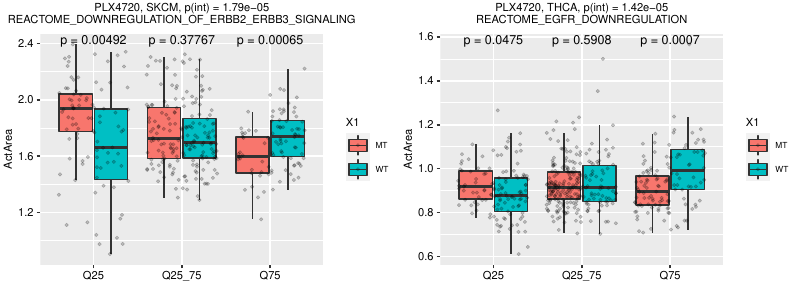

Recreate this plot in R.
setwd("/path/to/VAEN/Figure/Figure8")
library("ggpubr")
library("ggplot2")

######################################################################
load("../Figure7/MC3.RData")
######################################################################
drug.ccle = read.table(file="../../result.EN/dr.CCLE/VAEN_CCLE.MIX.pred_TCGA.txt", header=T, as.is=T, sep="\t")

colnames(drug.ccle)[3:ncol(drug.ccle)] -> drugs
cancer.types = unique(drug.ccle[,2])
sample.type = substr(drug.ccle[,1], 14, 15)
ss = gsub("\\.", "-", drug.ccle[,1])
drug.ccle[,1] = ss

cancer.drug.ccle = c()
for(ct in 1:length(cancer.types)){
	cancer = cancer.types[ct]
	
	type.code = "01"
	if(cancer == "LAML"){ type.code = "03" }
	if(cancer == "SKCM"){ type.code = "06" }
	
	blca.ccle = drug.ccle[which(drug.ccle[,2] == cancer & sample.type == type.code), ]
	cancer.drug.ccle = rbind(cancer.drug.ccle, blca.ccle)
}
drug.ccle = cancer.drug.ccle

###################################################################### ssGSEA, SKCM

PLX4720.pp.list = list()

	cancer = "SKCM"
	mut.list = cancer.mutation.list[[ cancer ]]
	new.mut.mat.3cols = mut.list[[ "mut" ]]
	fixed.ss = mut.list[[ "ss"  ]]
	gene2WT.list = mut.list[[ "gene2WT.list" ]]
	
	blca.ccle = drug.ccle[match(fixed.ss, drug.ccle[,1]),]
	
	new.mut.mat.3cols = new.mut.mat.3cols[which(new.mut.mat.3cols[,2] %in% fixed.ss), ]
	which(new.mut.mat.3cols[,1] == "BRAF" & grepl("V600", new.mut.mat.3cols[,3])) -> ii
	MT.ss = unique(new.mut.mat.3cols[ii, 2])
	print( length(MT.ss) )
	
	############# EXPR
	load(paste("../../DATA/ssGSEA/",cancer,".ssgsea.result.RData", sep=""))
	gsub("\\.", "-", colnames(es.mat)) -> ss
	colnames(es.mat) = ss
	
	fixed.ss = intersect(fixed.ss, intersect(colnames(es.mat), blca.ccle[,1]))
	blca.ccle = blca.ccle[match(fixed.ss, blca.ccle[,1]),]
	es.mat = es.mat[, fixed.ss]
	sig.path = "REACTOME_DOWNREGULATION_OF_ERBB2_ERBB3_SIGNALING"

	drug = "PLX4720"
	Y = as.numeric(blca.ccle[, drug])
	names(Y) = blca.ccle[,1]
			
	MT.ss = intersect(MT.ss, names(Y))
	WT.ss = setdiff(names(Y), MT.ss)
		
	EGFR.expr = es.mat[sig.path, names(Y)]
		
	X1 = ifelse(names(Y) %in% MT.ss, "MT", "WT")
	X2 = rep(2, length(EGFR.expr))
	X2[which(EGFR.expr > quantile(EGFR.expr, probs=.75)) ] = 3
	X2[which(EGFR.expr < quantile(EGFR.expr, probs=.25)) ] = 1
	
	glm(Y ~ X2 + X1 + X2:X1) -> fit2; summary(fit2) -> sfit2
	pint = coef(sfit2)[4,4]
		
	tmp = cbind(drug = drug, cancer = cancer, Y, X1, grp=X2)
	tmp = data.frame(tmp)
	tmp[,3] = as.numeric(as.character(tmp[,3]))
	print(c(cancer, drug))
	print(table(tmp[, 4], tmp[, 5]))

	p = ggplot(tmp, aes(x=grp, y=Y, fill=X1)) + geom_boxplot(position=position_dodge(0.8), outlier.shape = NA) + geom_point(size=1, stroke=.3, alpha=0.2, position = position_jitterdodge(dodge.width = 0.8)) +
		ggtitle( paste(drug, ", ", cancer, ", p(int) = ", format(pint, digits=3), "\n", sig.path, sep="") ) + xlab("") + ylab("ActArea") + guides(fill=guide_legend()) + 
		theme(text = element_text(size=8), axis.text.x=element_text(color="black", size = 8),axis.text.y=element_text(color="black", size = 8), plot.margin=unit(c(1,1,1,1), "mm"), plot.title = element_text(size = 8, hjust = 0.5))
		
	p1 = p + stat_compare_means(aes(group = X1), method = "t.test", label = "p.format", label.x = 0.8, size=3) +
		 scale_x_discrete(breaks=c("1","2","3"), labels=c("Q25", "Q25_75", "Q75"))
			
	if(drug == "PLX4720" )PLX4720.pp.list[[ paste(drug, "_", cancer, sep="") ]] = p1
	
###################################################################### ssGSEA, THCA
	cancer = "THCA"

	mut.list = cancer.mutation.list[[ cancer ]]
	new.mut.mat.3cols = mut.list[[ "mut" ]]
	fixed.ss = mut.list[[ "ss"  ]]
	
	blca.ccle = drug.ccle[match(fixed.ss, drug.ccle[,1]),]
	
	new.mut.mat.3cols = new.mut.mat.3cols[which(new.mut.mat.3cols[,2] %in% fixed.ss), ]
	which(new.mut.mat.3cols[,1] == "BRAF" & grepl("V600", new.mut.mat.3cols[,3])) -> ii
	MT.ss = unique(new.mut.mat.3cols[ii, 2])
	print( length(MT.ss) )
	
	############# EXPR
	load(paste("../../DATA/ssGSEA/",cancer,".ssgsea.result.RData", sep=""))
	gsub("\\.", "-", colnames(es.mat)) -> ss
	colnames(es.mat) = ss
	
	fixed.ss = intersect(fixed.ss, intersect(colnames(es.mat), blca.ccle[,1]))
	blca.ccle = blca.ccle[match(fixed.ss, blca.ccle[,1]),]
	es.mat = es.mat[, fixed.ss]
	
	drug = "PLX4720"
	sig.path = "REACTOME_EGFR_DOWNREGULATION"
	print(cancer)
	Y = as.numeric(blca.ccle[, drug])
	names(Y) = blca.ccle[,1]
		
	MT.ss = intersect(MT.ss, names(Y))
	WT.ss = setdiff(names(Y), MT.ss)
		
	EGFR.expr = es.mat[sig.path, names(Y)]
		
	X1 = ifelse(names(Y) %in% MT.ss, "MT", "WT")
	X2 = rep(2, length(EGFR.expr))
	X2[which(EGFR.expr > quantile(EGFR.expr, probs=.75)) ] = 3
	X2[which(EGFR.expr < quantile(EGFR.expr, probs=.25)) ] = 1
	print(table(X2))

	glm(Y ~ X2 + X1 + X2:X1) -> fit2; summary(fit2) -> sfit2
	pint = coef(sfit2)[4,4]
		
	tmp = cbind(drug = drug, cancer = cancer, Y, X1, grp=X2)
	tmp = data.frame(tmp)
	tmp[,3] = as.numeric(as.character(tmp[,3]))
	print(c(cancer, drug))
	print(table(tmp[, 4], tmp[, 5]))

	p = ggplot(tmp, aes(x=grp, y=Y, fill=X1)) + geom_boxplot(position=position_dodge(0.8), outlier.shape = NA) + geom_point(size=1, stroke=.3, alpha=0.2, position = position_jitterdodge(dodge.width = 0.8)) +
		ggtitle( paste(drug, ", ", cancer, ", p(int) = ", format(pint, digits=3), "\n", sig.path, sep="") ) + xlab("") + ylab("ActArea") + guides(fill=guide_legend()) + 
		theme(text = element_text(size=8), axis.text.x=element_text(color="black", size = 8),axis.text.y=element_text(color="black", size = 8), plot.margin=unit(c(1,1,1,1), "mm"), plot.title = element_text(size = 8, hjust = 0.5))
		
	p1 = p + stat_compare_means(aes(group = X1), method = "t.test", label = "p.format", label.x = 0.8, size=3) +
	     scale_x_discrete(breaks=c("1","2","3"), labels=c("Q25", "Q25_75", "Q75"))
	
	PLX4720.pp.list[[ paste(drug, "_", cancer, "_Braf", sep="") ]] = p1
	
######################################################################

layout <- matrix(c(1:2), nrow = 1, byrow = T)
pdf("8CD.right.pdf", width=8, height=3)
multiplot(plotlist = PLX4720.pp.list, layout = layout)
dev.off()

